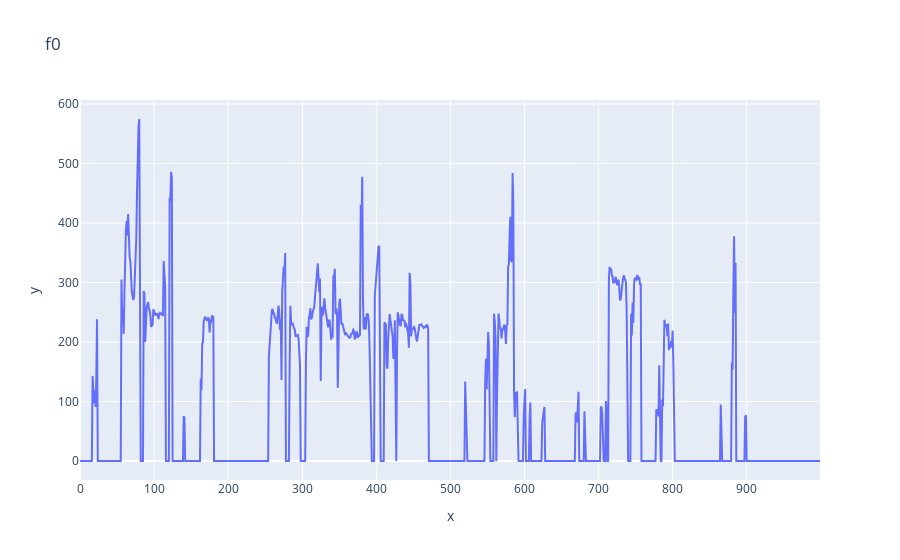

Here is the notebook cell this chart was saved with:
### Code cell
fig = px.line(y=np.repeat(f0, 441)[::1000][0:1000], title='f0')
fig.show()

### Figure 1 — Plotly figure (JSON) as saved in the notebook; plotly's stock layout.template omitted (floating-point values rounded to 4 significant figures; data arrays with more than 128 entries replaced by an {"elided": "..."} marker saying what was removed)
{"data": [{"hovertemplate": "x=%{x}<br>y=%{y}<extra></extra>", "legendgroup": "", "line": {"color": "#636efa", "dash": "solid"}, "mode": "lines", "name": "", "orientation": "v", "showlegend": false, "type": "scatter", "x": {"elided": "1000 int values"}, "xaxis": "x", "y": {"elided": "1000 float values"}, "yaxis": "y"}], "layout": {"legend": {"tracegroupgap": 0}, "title": {"text": "f0"}, "xaxis": {"anchor": "y", "domain": [0, 1], "title": {"text": "x"}}, "yaxis": {"anchor": "x", "domain": [0, 1], "title": {"text": "y"}}}}
